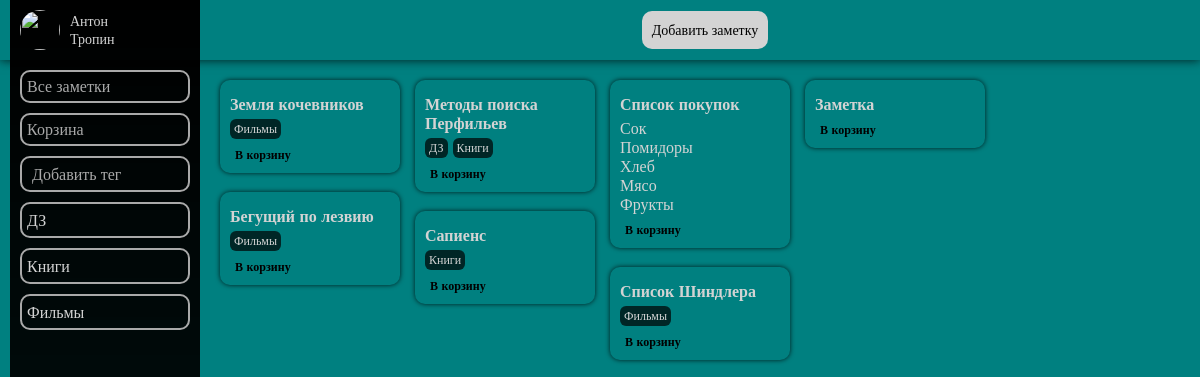
The app's page /main (signed in) with its own data.
### DiarySiteApp/models.py (models this page shows, shortened)
class Tag(models.Model):
    account = models.ForeignKey(Account, on_delete=models.CASCADE)
    title = models.CharField('название тега', max_length=30, unique=True)
    def __str__(self):
        return self.title
    class Meta:
        verbose_name = 'Тег'
        verbose_name_plural = 'Теги'
        abstract = False

class Note(models.Model):
    account = models.ForeignKey(Account, on_delete=models.CASCADE)
    title = models.CharField('название заметки', max_length=30, null=True, blank=True)
    description = models.TextField('описание заметки', null=True, blank=True)
    planned_date = models.DateTimeField('запланированная дата', null=True, blank=True)
    on_repeat = models.BooleanField('повторяется')
    to_remind = models.BooleanField('напоминание')
    remind_date = models.DateTimeField('дата напоминания', null=True, blank=True)
    on_delete = models.BooleanField('удалено', default=False)
    delete_date = models.DateField('дата удаления', null=True, blank=True, editable=False)
    tag = models.ManyToManyField(Tag, blank=True)
    class Meta:
        verbose_name = 'Заметка'
        verbose_name_plural = 'Заметки'
        abstract = False
    @property
    def tags(self):
        return Tag.objects.filter(note = self)

### DiarySiteApp/views.py (the view)
# urls.py: re_path(r'^main', views.main, name = 'main'),
def main(request):
    user = User.objects.get(pk = request.user.pk)
    tags = user.account.tags
    notes = Note.objects.filter(
    account = user.account
    ).filter(
    on_delete = False
    )
    photo = user.account.photo
    context ={
        'tags' : tags,
        'notes' : notes,
        'photo' : photo,
        'title' : 'Главная страница'
    }
    return render(request, 'DiarySiteApp/main.html', context)

### DiarySiteApp/models.py (called while the page is built)
    @property
    def tags(self):
        return Tag.objects.filter(account = self)

### DiarySiteApp/templates/DiarySiteApp/main.html (shortened to what this page needs)
{% extends 'DiarySiteApp/notesOutput.html' %}
{% block notes %}
    <div class="notes_container">
        {% for note in notes %}
            <div class="card">
                <a href="noteform/{{note.id}}">
                    <div class="cardContent">
                        {% if note.title %}
                            <div class="cardName">{{note.title}}</div>
                        {% endif %}
                        {% if note.description%}
                            <pre class="cardDescription">{{note.description}}</pre>
                        {% endif %}
                        {% if note.tags%}
                            <div class="cardTags">
                                {% for tag in tags %}
                                    {% if tag in note.tags %}
                                        <div class="tag">{{tag}}</div>
                                    {% endif %}
                                {% endfor %}
                            </div>
                        {% endif %}
                    </div>
                </a>
                <a href="{% url 'toTrashCan' note.id %}" id="delete" class="cardManipulationButton" onclick="deleteNote()">В корзину</a>
            </div>
        {% endfor %}
    </div>
{% endblock %}

### DiarySiteApp/templates/DiarySiteApp/notesOutput.html (shortened to what this page needs)
{% extends 'DiarySiteApp/base.html' %}
{% load static %}
{% block content %}
    {% if request.user.is_authenticated %}
        <header>
            <div class="header_content class">
                <a href="{% url 'noteform' 'add' %}" class="control_button">Добавить заметку</a>
            </div>
        </header>
        <div class="menu">
            <div class="profile">
                {% if user.socialaccount_set.all.0.get_avatar_url %}
                        <img class="avatar" src='{{ user.socialaccount_set.all.0.get_avatar_url }}'>
                {% else %}
                        {%if photo %}
                                <div>{{photo}}</div>
                        {%else%}
                                <img class="avatar" src='https://iupac.org/wp-content/uploads/2018/05/default-avatar.png'>
                        {% endif %}
                {% endif %}
                <a href="accounts/logout" title="Нажмите, чтобы выйти из аккаунта">
                    <div class="personal_information">
                            {% if user.first_name %}
                                <p>{{user.first_name}}</p>
                                <p>{{user.last_name}}</p>
                            {% else %}
                                <p>{{user}}</p>
                            {% endif %}
                    </div>
                </a>
            </div>
            <div class="tags_container" id="tags_container">
                <a href="{% url 'main' %}"><div class="tag_button">Все заметки</div></a>
                <a href="{% url 'trashCan' %}"><div class="tag_button">Корзина</div></a>
                <form method="POST" class="add_tag_form" id="tag_creation_form" data-url="{% url 'addTag' %}">
                    <input type="text" name="tag_title_input" autocomplete="off" class="input tag_title_input" placeholder="Добавить тег" required>
                    <button type="submit" class="save_tag_button"></button>
                </form>
                {% for tag in tags%}
                    <div class="custom_tag_button">
                        <a href="{% url 'notesByTag' tag.id %}"><div>{{tag.title}}</div></a>
                        <a href="{% url 'deleteTag' tag.id %}" class="delete_tag_button"></a>
                    </div>
                {% endfor %}
            </div>
        </div>
        {% block notes %}{% endblock %}
    {% endif %}
{% endblock %}

### DiarySiteApp/static/css/style.css (style rules this page uses)
* { margin: 0; padding: 0; box-sizing: border-box; color: lightgrey; font-family: Montserrat; text-decoration: none; transition: 0.2s; }
header { width: 100%; height: 60px; box-shadow: 0 0 10px rgba(0, 0, 0, 0.8); position: fixed; background-color: teal; z-index: 1; }
body { background-color: teal; }
.header_content { height: 100%; margin-left: 210px; display: grid; grid-template-columns: 1fr 3fr 1fr; align-items: center; justify-items: center; }
.control_button { background-color: lightgrey; padding: 10px; border: none; border-radius: 10px; color: black; font-size: 14px; cursor: pointer; }
.header_content .control_button { grid-column: 2; }
.profile { display: flex; width: 100%; height: 60px; background: none; align-items: center; }
.avatar { display: inline-block; width: 40px; height: 40px; border-radius: 40px; margin: 10px; }
.personal_information { display: inline-block; font-size: 14px; }
.menu { z-index: 2; position: fixed; height: 100%; width: 190px; margin-left: 10px; background: linear-gradient(180deg, black 0%, rgba(0, 0, 0, 0.9) 60%, rgba(0, 0, 0, 0.6) 100%); z-index: 2; }
.tags_container { display: inline-block; width: 100%; padding: 0 10px; }
.add_tag_form { display: grid; grid-template-columns: 7fr 1fr; align-items: center; justify-items: center; padding-left: 5px; border: 2px solid darkgrey; border-radius: 10px; }
.save_tag_button { width: 40px; height: 40px; background-color: black; border-radius: 50px; border: none; cursor: pointer; display: flex; justify-content: center; align-items: center; overflow: hidden; background-color: transparent; display: block; width: 28px; height: 28px; margin: 2px; }
.add_tag_form .tag_title_input { display: inline-block; margin: 0; font-size: 16px; background-color: transparent; border: none; color: white; }
.add_tag_form .tag_title_input::placeholder { color: darkgrey; }
.tag_button { width: 100%; margin: 10px 0; border: 2px solid darkgrey; color: darkgrey; border-radius: 10px; padding: 5px; font-size: 16px; }
.custom_tag_button { display: grid; grid-template-columns: 7fr 1fr; align-items: center; justify-content: center; padding: 0px; font-size: 16px; color: darkgrey; font-weight: 300; border: 2px solid darkgrey; border-radius: 10px; padding-left: 5px; margin: 10px 0; }
.delete_tag_button { width: 40px; height: 40px; background-color: black; border-radius: 50px; border: none; cursor: pointer; display: flex; justify-content: center; align-items: center; overflow: hidden; width: 28px; height: 28px; margin: 2px; display: block; z-index: 5; background-color: transparent; }
.notes_container { padding: 80px 20px; margin-left: 200px; columns: 5; column-gap: 15px; }
.notes_container .card { border-radius: 10px; box-shadow: 0 0 5px rgba(0, 0, 0, 0.8); margin: 10px; padding: 5px; font-size: 16px; width: 100%; break-inside: avoid; padding: 10px; margin: 0 0 15px; overflow: hidden; max-width: 380px; display: inline-block; transform: translateZ(0); }
.cardContent { width: 100%; height: 100%; }
.cardName { font-weight: bold; display: block; margin: 5px 0; }
.cardDescription { max-height: 290px; overflow: hidden; margin: 5px 0; }
.cardTags { display: flex; flex-wrap: wrap; font-size: 12px; margin-right: 5px; color: black; }
.cardTags .tag { margin-right: 5px; margin-bottom: 5px; padding: 2px 4px; background-color: rgba(0, 0, 0, 0.7); border-radius: 6px; }
.cardManipulationButton { font-size: 12px; font-weight: bold; color: black; padding: 2px 5px; border-radius: 5px; }
.input { width: 100%; border: none; font-size: 24px; border-radius: 10px; color: dimgrey; padding: 5px; display: inline; margin: 10px 0; }

### records on screen
Tag: title "ДЗ"
Tag: title "Книги"
Tag: title "Фильмы"
Note: title "Земля кочевников"
Note: title "Бегущий по лезвию"
Note: title "Методы поиска Перфильев"
Note: title "Сапиенс"
Note: title "Список покупок", description "Сок Помидоры Хлеб Мясо Фрукты"
Note: title "Список Шиндлера"
Note: title "Заметка"

### other values on screen
{{ user.first_name }} "Антон"
{{ user.last_name }} "Тропин"
